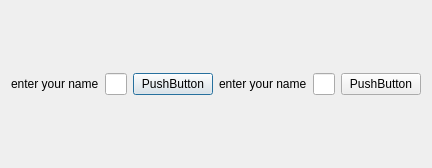
<?xml version="1.0" encoding="UTF-8"?>
<ui version="4.0">
 <class>Dialog</class>
 <widget class="QDialog" name="Dialog">
  <property name="geometry">
   <rect>
    <x>0</x>
    <y>0</y>
    <width>337</width>
    <height>168</height>
   </rect>
  </property>
  <property name="windowTitle">
   <string>Dialog</string>
  </property>
  <layout class="QHBoxLayout" name="horizontalLayout_3">
   <item>
    <layout class="QHBoxLayout" name="horizontalLayout_2">
     <item>
      <widget class="QLabel" name="label_2">
       <property name="text">
        <string>enter your name</string>
       </property>
      </widget>
     </item>
     <item>
      <widget class="QLineEdit" name="lineEdit_2"/>
     </item>
     <item>
      <widget class="QPushButton" name="pushButton_2">
       <property name="text">
        <string>PushButton</string>
       </property>
      </widget>
     </item>
    </layout>
   </item>
   <item>
    <layout class="QHBoxLayout" name="horizontalLayout">
     <item>
      <widget class="QLabel" name="label">
       <property name="text">
        <string>enter your name</string>
       </property>
      </widget>
     </item>
     <item>
      <widget class="QLineEdit" name="lineEdit"/>
     </item>
     <item>
      <widget class="QPushButton" name="pushButton">
       <property name="text">
        <string>PushButton</string>
       </property>
      </widget>
     </item>
    </layout>
   </item>
  </layout>
 </widget>
 <resources/>
 <connections/>
</ui>
